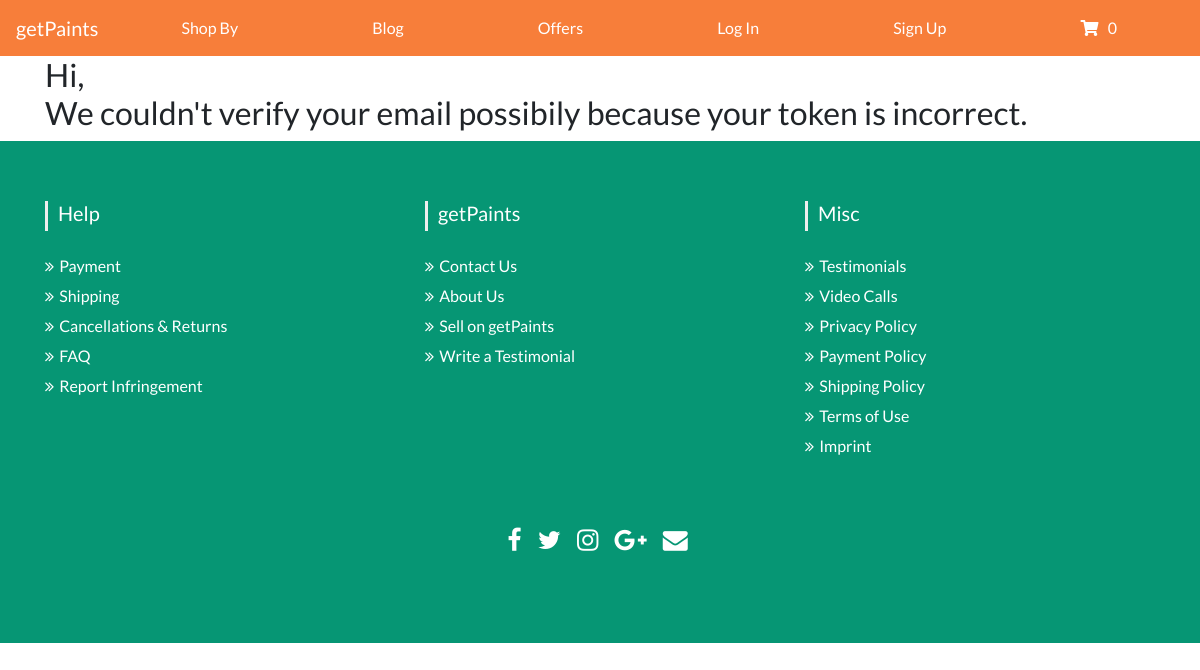
Page /email_verification/f23af26010258f7b9045ef66b97ed0742ec2b5269a3fdb90181f73e7/ on the earlier database version.
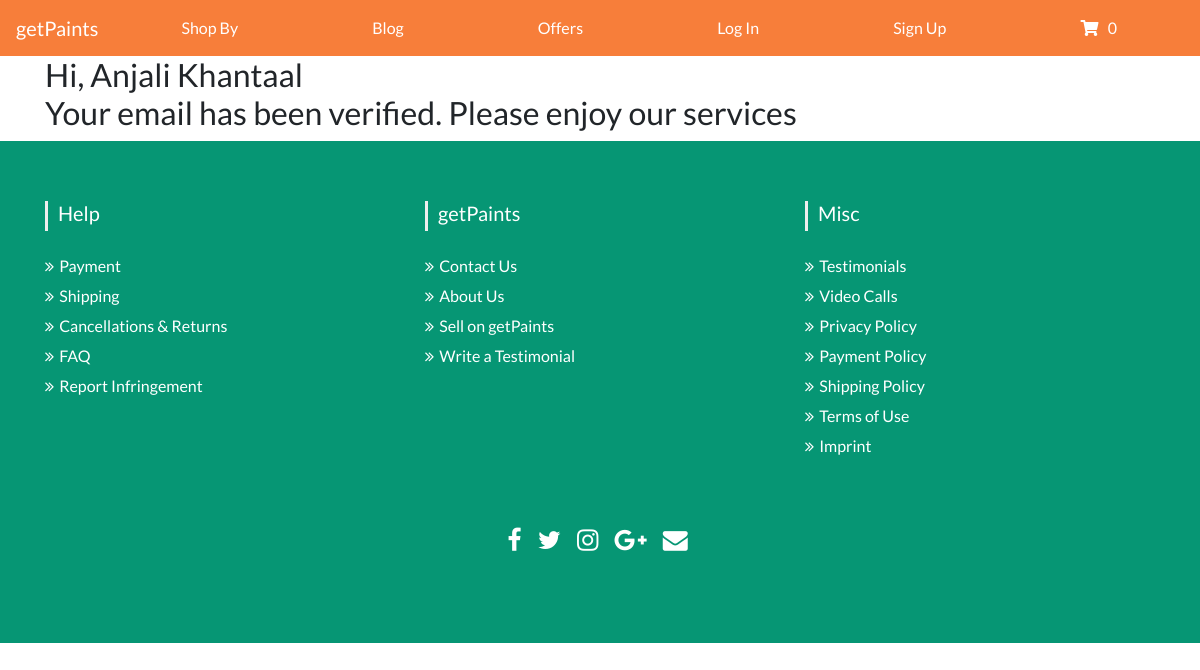
Same page on the later database version.
### paints/models.py (models this page shows, shortened)
class User(models.Model):
	mobile = models.CharField(max_length=13)
	password_hash = models.TextField()
	email = models.CharField(max_length=512, unique=True)
	full_name = models.CharField(max_length=128)
	address = models.TextField(null=True, blank=True)
	registered_on = models.DateTimeField()
	is_blocked = models.BooleanField()
	email_verification_token = models.TextField()
	token_generated_at = models.DateTimeField()
	is_email_verified = models.BooleanField(default=False)

### paints/views.py (the view)
# urls.py: url(r'^email_verification/(?P<token>.+)/$', views.email_verification, name='email_verification'),
def email_verification(request, token):
	try:
		user = User.objects.get(email_verification_token=token)
		user.is_email_verified = True
		user.save()
		return render(request, "paints/email_verified.html", {"user_name": user.full_name,
			"verification_complete": True})
	except:
		return render(request, "paints/email_verified.html", {"verification_complete": False})
		return HttpResponseRedirect("/")

### paints/templates/paints/email_verified.html (shortened to what this page needs)
{% extends 'paints/base.html' %}
{% block content %}
	{% if verification_complete %}
	<h2>Hi, {{user_name}} <br>Your email has been verified. Please enjoy our services</h2>
	{% else %}
	<h2>Hi,<br>We couldn't verify your email possibily because your token is incorrect.</h2>
	{% endif %}
{% endblock %}

### paints/templates/paints/base.html (shortened to what this page needs)
<!DOCTYPE html>
<html>
<head>
	{% load static %}
	<link rel="stylesheet" type="text/css" href="{% static 'paints/css/style.css'%}">
	<link rel="stylesheet" href="https://use.fontawesome.com/releases/v5.0.13/css/all.css">
	<link rel="stylesheet" href="https://maxcdn.bootstrapcdn.com/bootstrap/4.1.0/css/bootstrap.min.css">
	<link href="https://maxcdn.bootstrapcdn.com/font-awesome/4.2.0/css/font-awesome.min.css" rel="stylesheet">
</head>
<body>
	<div class="container-fluid" style="padding-right: 0px; padding-left: 0px;">
		<nav class="navbar navbar-expand-md bg-dark navbar-dark navbar-bg-change">
			<a class="navbar-brand" href="{% url 'paints:index' %}">getPaints</a>
			<div class="collapse navbar-collapse" id="collapsibleNavbar">
				<ul class="navbar-nav nav-fill w-100">
					<li class="nav-item">
						<a class="nav-link" href="#">Shop By</a>
					</li>
					<li class="nav-item">
						<a class="nav-link" href="#">Blog</a>
					</li>
					<li class="nav-item">
						<a class="nav-link" href="#">Offers</a>
					</li>
					<li class="nav-item">
					{% if 'user_details' not in request.session %}
						<a class="nav-link" href="{% url 'paints:login' %}{% if on_success_param %}?onSuccessPage={{on_success_param}}{% endif %}">Log In</a>
					{% endif %}
					</li>
					{% if 'user_details' not in request.session %}
					<li class="nav-item">
						<a class="nav-link" href="{% url 'paints:signup' %}">Sign Up</a>
					</li>
					{% endif %}
					<li class="nav-item" id="base_cart_extension">
					{% include "./base_cart_extension.html" %}
					</li>
				</ul>
			</div>
		</nav>
	</div>
	<div class="container supreme-container">
		{% block content %}{% endblock %}
	</div>
	<section id="footer">
		<div class="container">
			<div class="row text-center text-xs-center text-sm-left text-md-left">
				<div class="col-xs-12 col-sm-4 col-md-4">
					<h5>Help</h5>
					<ul class="list-unstyled quick-links">
						<li><a href="javascript:void();"><i class="fa fa-angle-double-right"></i>Payment</a></li>
						<li><a href="javascript:void();"><i class="fa fa-angle-double-right"></i>Shipping</a></li>
						<li><a href="javascript:void();"><i class="fa fa-angle-double-right"></i>Cancellations &amp; Returns</a></li>
						<li><a href="javascript:void();"><i class="fa fa-angle-double-right"></i>FAQ</a></li>
						<li><a href="javascript:void();"><i class="fa fa-angle-double-right"></i>Report Infringement</a></li>
					</ul>
				</div>
				<div class="col-xs-12 col-sm-4 col-md-4">
					<h5>getPaints</h5>
					<ul class="list-unstyled quick-links">
						<li><a href="javascript:void();"><i class="fa fa-angle-double-right"></i>Contact Us</a></li>
						<li><a href="javascript:void();"><i class="fa fa-angle-double-right"></i>About Us</a></li>
						<li><a href="javascript:void();"><i class="fa fa-angle-double-right"></i>Sell on getPaints</a></li>
						<li><a href="javascript:void();"><i class="fa fa-angle-double-right"></i>Write a Testimonial</a></li>
					</ul>
				</div>
				<div class="col-xs-12 col-sm-4 col-md-4">
					<h5>Misc</h5>
					<ul class="list-unstyled quick-links">
						<li><a href="javascript:void();"><i class="fa fa-angle-double-right"></i>Testimonials</a></li>
						<li><a href="javascript:void();"><i class="fa fa-angle-double-right"></i>Video Calls</a></li>
						<li><a href="javascript:void();"><i class="fa fa-angle-double-right"></i>Privacy Policy</a></li>
						<li><a href="javascript:void();"><i class="fa fa-angle-double-right"></i>Payment Policy</a></li>
						<li><a href="javascript:void();"><i class="fa fa-angle-double-right"></i>Shipping Policy</a></li>
						<li><a href="javascript:void();"><i class="fa fa-angle-double-right"></i>Terms of Use</a></li>
						<li><a href="https://wwwe.sunlimetech.com" title="Design and developed by"><i class="fa fa-angle-double-right"></i>Imprint</a></li>
					</ul>
				</div>
			</div>
			<div class="row">
				<div class="col-xs-12 col-sm-12 col-md-12 mt-2 mt-sm-5">
					<ul class="list-unstyled list-inline social text-center">
						<li class="list-inline-item"><a href="javascript:void();"><i class="fa fa-facebook"></i></a></li>
						<li class="list-inline-item"><a href="javascript:void();"><i class="fa fa-twitter"></i></a></li>
						<li class="list-inline-item"><a href="javascript:void();"><i class="fa fa-instagram"></i></a></li>
						<li class="list-inline-item"><a href="javascript:void();"><i class="fa fa-google-plus"></i></a></li>
						<li class="list-inline-item"><a href="javascript:void();" target="_blank"><i class="fa fa-envelope"></i></a></li>
					</ul>
				</div>
			</div>
			<div class="row">
				<div class="col-xs-12 col-sm-12 col-md-12 mt-2 mt-sm-2 text-center text-white">
				</div>
			</div>
		</div>
	</section>
</body>
</html>

### paints/templates/paints/base_cart_extension.html
{% if request.path == '/checkout' %}
	<a href="/checkout" style="display: none;" class="nav-link"><i class="fas fa-shopping-cart"></i><span id="number_in_cart">{{request.session.cart|length}}</span></a>
{% else %}
	<a href="{% if not request.session.cart|length %} # {% else %} /checkout {% endif %}" {% if not request.session.cart|length %} data-toggle="tooltip" title="Please add items to the cart!" {% endif %} class="nav-link"><i class="fas fa-shopping-cart"></i>&nbsp; &nbsp;<span id="number_in_cart">{{request.session.cart|length}}</span></a>
{% endif %}

### paints/templates/paints/base.html (style rules this page uses)
body { font-family: 'Lato', sans-serif !important; }
.navbar-dark { background: #f77e3a !important; color: white !important; }
.nav-link { color: #fff !important; height: 100%; transition: background-color cubic-bezier(.165, .84, .44, 1) .25s,border-bottom-color ease-in-out .25s; }
section { padding: 60px 0; }
#footer { background: #069674 !important; width: 100%; }
#footer h5 { padding-left: 10px; border-left: 3px solid #eeeeee; padding-bottom: 6px; margin-bottom: 20px; color:#ffffff; }
#footer a { color: #ffffff; text-decoration: none !important; background-color: transparent; -webkit-text-decoration-skip: objects; }
#footer ul.social li { padding: 3px 0; }
#footer ul.social li a i { margin-right: 5px; font-size:25px; -webkit-transition: .5s all ease; -moz-transition: .5s all ease; transition: .5s all ease; }
#footer ul.social li a, #footer ul.quick-links li a { color:#ffffff; }
#footer ul.quick-links li { padding: 3px 0; -webkit-transition: .5s all ease; -moz-transition: .5s all ease; transition: .5s all ease; }
#footer ul.quick-links li a i { margin-right: 5px; }

Differences in the rows shown:
added User: full_name "Anjali Khantaal"
Other differences:
text no longer shown: "We couldn't verify your email possibily because your token is incorrect."
text now shown: "Your email has been verified. Please enjoy our services"
